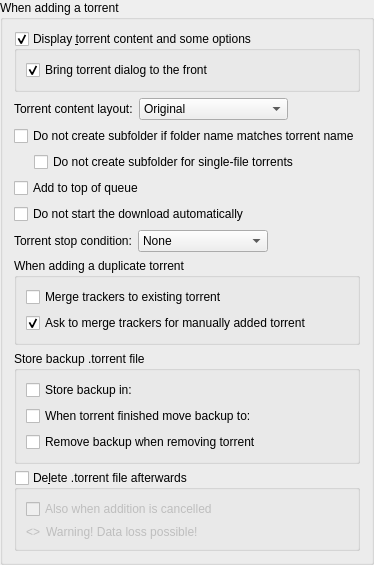
             <widget class="QGroupBox" name="torrentAdditionBox">
              <property name="title">
               <string>When adding a torrent</string>
              </property>
              <layout class="QVBoxLayout" name="torrentAdditionBoxLayout">
               <item>
                <widget class="QGroupBox" name="checkAdditionDialog">
                 <property name="title">
                  <string>Display &amp;torrent content and some options</string>
                 </property>
                 <property name="checkable">
                  <bool>true</bool>
                 </property>
                 <layout class="QVBoxLayout" name="verticalLayout_18">
                  <item>
                   <widget class="QCheckBox" name="checkAdditionDialogFront">
                    <property name="text">
                     <string>Bring torrent dialog to the front</string>
                    </property>
                    <property name="checked">
                     <bool>true</bool>
                    </property>
                   </widget>
                  </item>
                 </layout>
                </widget>
               </item>
               <item>
                <layout class="QHBoxLayout" name="horizontalLayout_19">
                 <item>
                  <widget class="QLabel" name="contentLayoutLabel">
                   <property name="text">
                    <string>Torrent content layout:</string>
                   </property>
                  </widget>
                 </item>
                 <item>
                  <widget class="QComboBox" name="contentLayoutComboBox">
                   <property name="currentIndex">
                    <number>0</number>
                   </property>
                   <item>
                    <property name="text">
                     <string>Original</string>
                    </property>
                   </item>
                   <item>
                    <property name="text">
                     <string>Create subfolder</string>
                    </property>
                   </item>
                   <item>
                    <property name="text">
                     <string>Don't create subfolder</string>
                    </property>
                   </item>
                  </widget>
                 </item>
                 <item>
                  <spacer name="horizontalSpacer_20">
                   <property name="orientation">
                    <enum>Qt::Orientation::Horizontal</enum>
                   </property>
                   <property name="sizeHint" stdset="0">
                    <size>
                     <width>40</width>
                     <height>20</height>
                    </size>
                   </property>
                  </spacer>
                 </item>
                </layout>
               </item>
               <item>
                <widget class="QCheckBox" name="checkAvoidDuplicateSubfolder">
                 <property name="toolTip">
                  <string>When saving, moving, or renaming, prevent creating a nested subfolder if the destination folder name already matches the torrent name.</string>
                 </property>
                 <property name="text">
                  <string>Do not create subfolder if folder name matches torrent name</string>
                 </property>
                </widget>
               </item>
               <item>
                <layout class="QHBoxLayout" name="horizontalLayoutAvoidSubfolderForSingleFiles">
                 <property name="leftMargin">
                  <number>20</number>
                 </property>
                 <item>
                  <widget class="QCheckBox" name="checkAvoidSubfolderForSingleFiles">
                   <property name="toolTip">
                    <string>For torrents containing only a single file (even if enclosed in a folder), do not create a subfolder and use the file name as the torrent name.</string>
                   </property>
                   <property name="text">
                    <string>Do not create subfolder for single-file torrents</string>
                   </property>
                  </widget>
                 </item>
                </layout>
               </item>
               <item>
                <widget class="QCheckBox" name="checkAddToQueueTop">
                 <property name="toolTip">
                  <string>The torrent will be added to the top of the download queue</string>
                 </property>
                 <property name="text">
                  <string extracomment="The torrent will be added to the top of the download queue">Add to top of queue</string>
                 </property>
                </widget>
               </item>
               <item>
                <widget class="QCheckBox" name="checkAddStopped">
                 <property name="toolTip">
                  <string>The torrent will be added to download list in a stopped state</string>
                 </property>
                 <property name="text">
                  <string extracomment="The torrent will be added to download list in a stopped state">Do not start the download automatically</string>
                 </property>
                </widget>
               </item>
               <item>
                <layout class="QHBoxLayout" name="stopConditionLayout">
                 <item>
                  <widget class="QLabel" name="stopConditionLabel">
                   <property name="text">
                    <string>Torrent stop condition:</string>
                   </property>
                  </widget>
                 </item>
                 <item>
                  <widget class="QComboBox" name="stopConditionComboBox">
                   <property name="currentIndex">
                    <number>0</number>
                   </property>
                   <item>
                    <property name="text">
                     <string>None</string>
                    </property>
                   </item>
                   <item>
                    <property name="text">
                     <string>Metadata received</string>
                    </property>
                   </item>
                   <item>
                    <property name="text">
                     <string>Files checked</string>
                    </property>
                   </item>
                  </widget>
                 </item>
                 <item>
                  <spacer name="stopConditionSpacer">
                   <property name="orientation">
                    <enum>Qt::Orientation::Horizontal</enum>
                   </property>
                   <property name="sizeHint" stdset="0">
                    <size>
                     <width>40</width>
                     <height>20</height>
                    </size>
                   </property>
                  </spacer>
                 </item>
                </layout>
               </item>
               <item>
                <widget class="QGroupBox" name="duplicateTorrentGroup">
                 <property name="title">
                  <string>When adding a duplicate torrent</string>
                 </property>
                 <layout class="QVBoxLayout" name="duplicateTorrentBoxLayout">
                  <item>
                   <widget class="QCheckBox" name="checkMergeTrackers">
                    <property name="text">
                     <string>Merge trackers to existing torrent</string>
                    </property>
                    <property name="checked">
                     <bool>false</bool>
                    </property>
                   </widget>
                  </item>
                  <item>
                   <widget class="QCheckBox" name="checkConfirmMergeTrackers">
                    <property name="text">
                     <string>Ask to merge trackers for manually added torrent</string>
                    </property>
                    <property name="checked">
                     <bool>true</bool>
                    </property>
                   </widget>
                  </item>
                 </layout>
                </widget>
               </item>
               <item>
                <widget class="QGroupBox" name="backupTorrentFileGroupBox">
                 <property name="title">
                  <string>Store backup .torrent file</string>
                 </property>
                 <layout class="QGridLayout" name="backupTorrentFileLayout">
                  <item row="0" column="0">
                   <widget class="QCheckBox" name="backupDirCheckBox">
                    <property name="text">
                     <string>Store backup in:</string>
                    </property>
                   </widget>
                  </item>
                  <item row="0" column="1">
                   <widget class="FileSystemPathLineEdit" name="backupDirPathEdit" native="true"/>
                  </item>
                  <item row="1" column="0">
                   <widget class="QCheckBox" name="finishedBackupDirCheckBox">
                    <property name="text">
                     <string>When torrent finished move backup to:</string>
                    </property>
                   </widget>
                  </item>
                  <item row="1" column="1">
                   <widget class="FileSystemPathLineEdit" name="finishedBackupDirPathEdit" native="true"/>
                  </item>
                  <item row="2" column="0" colspan="2">
                   <widget class="QCheckBox" name="removeBackupTorrentFileCheckBox">
                    <property name="text">
                     <string>Remove backup when removing torrent</string>
                    </property>
                   </widget>
                  </item>
                 </layout>
                </widget>
               </item>
               <item>
                <widget class="QGroupBox" name="deleteTorrentBox">
                 <property name="toolTip">
                  <string>Whether the .torrent file should be deleted after adding it</string>
                 </property>
                 <property name="title">
                  <string>De&amp;lete .torrent file afterwards </string>
                 </property>
                 <property name="checkable">
                  <bool>true</bool>
                 </property>
                 <property name="checked">
                  <bool>false</bool>
                 </property>
                 <layout class="QVBoxLayout" name="deleteTorrentBoxLayout">
                  <item>
                   <widget class="QCheckBox" name="deleteCancelledTorrentBox">
                    <property name="toolTip">
                     <string>Also delete .torrent files whose addition was cancelled</string>
                    </property>
                    <property name="text">
                     <string>Also when addition is cancelled</string>
                    </property>
                   </widget>
                  </item>
                  <item>
                   <layout class="QHBoxLayout" name="deleteTorrentWarningLayout">
                    <item>
                     <widget class="QLabel" name="deleteTorrentWarningIcon">
                      <property name="sizePolicy">
                       <sizepolicy hsizetype="Fixed" vsizetype="Preferred">
                        <horstretch>0</horstretch>
                        <verstretch>0</verstretch>
                       </sizepolicy>
                      </property>
                      <property name="text">
                       <string notr="true">&lt;&gt;</string>
                      </property>
                     </widget>
                    </item>
                    <item>
                     <widget class="QLabel" name="deleteTorrentWarningLabel">
                      <property name="text">
                       <string>Warning! Data loss possible!</string>
                      </property>
                     </widget>
                    </item>
                   </layout>
                  </item>
                 </layout>
                </widget>
               </item>
              </layout>
             </widget>
